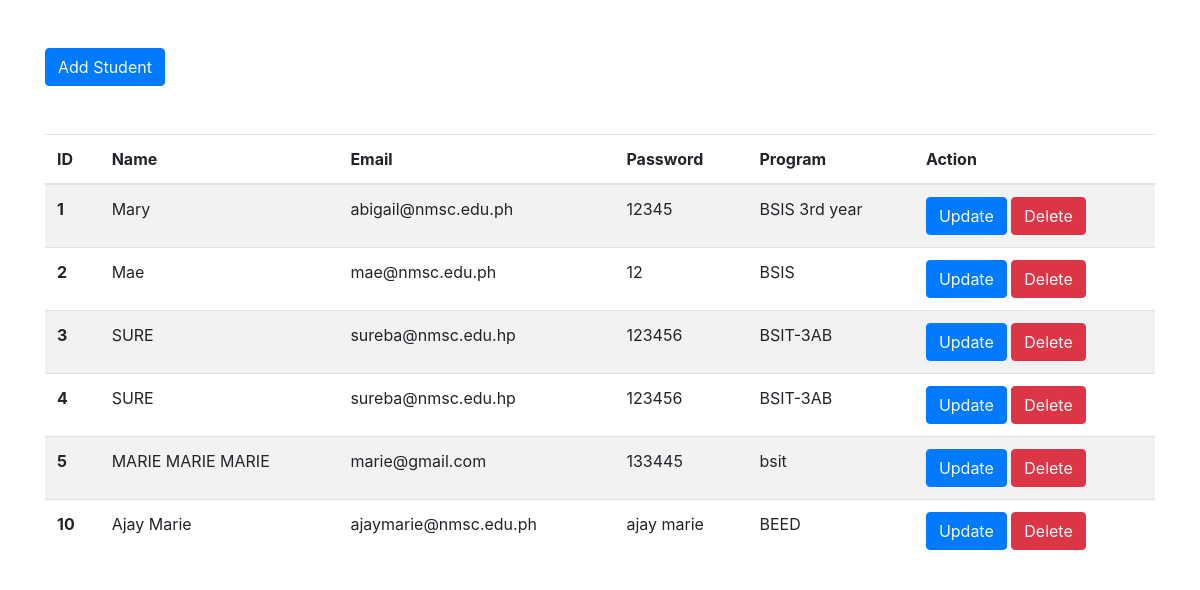
Screenshot of /display.php with the database file from the repository.
### tables this page shows
CREATE TABLE `students` (
  `id` int(11) NOT NULL,
  `name` varchar(50) NOT NULL,
  `email` varchar(55) NOT NULL,
  `password` varchar(55) NOT NULL,
  `program` varchar(30) NOT NULL
);

### display.php (the view, shortened to what this page needs)
<?php
include 'connect.php';
?>
<!DOCTYPE html>
<html lang="en">
<head>
    <link rel="stylesheet" href="https://cdn.jsdelivr.net/npm/bootstrap@4.0.0/dist/css/bootstrap.min.css">
</head>
<body>
    <div class="container">
        <button class="btn btn-primary my-5"><a href="student.php" class="text-light"> Add Student</a>
    </button>
    <table class="table table-striped">
  <thead>
    <tr>
      <th scope="col">ID</th>
      <th scope="col">Name</th>
      <th scope="col">Email</th>
      <th scope="col">Password</th>
      <th scope="col">Program</th>
      <th scope="col">Action</th>
    </tr>
  </thead>
  <tbody>
  <?php
  $sqli = "Select * from `students`";
  $result = mysqli_query($con, $sqli);
  if ($result) {
    while($row=mysqli_fetch_assoc($result)){
        $id=$row['id'];
        $name=$row['name'];
        $email=$row['email'];
        $password=$row['password'];
        $program=$row['program'];
        echo '<tr>
      <th scope="row">'.$id.'</th>
      <td>'.$name.'</td>
      <td>'.$email.'</td>
      <td>'.$password.'</td>
      <td>'.$program.'</td>
      <td>
        <button class="btn btn-primary"><a href="update.php? updateid='.$id.'"
        class="text-light">Update</a></button>
        <button class="btn btn-danger"><a href="delete.php? deleteid='.$id.'"
        class="text-light">Delete</a></button>
    </td>
    </tr>';
    }
  }
  ?>
  </tbody>
</table>
    </div>
</body>
</html>

### rows the page displays
students: id "1", name "Mary", email "abigail@nmsc.edu.ph", password "12345", program "BSIS 3rd year"
students: id "2", name "Mae", email "mae@nmsc.edu.ph", password "12", program "BSIS"
students: id "3", name "SURE", email "sureba@nmsc.edu.hp", password "123456", program "BSIT-3AB"
students: id "4", name "SURE", email "sureba@nmsc.edu.hp", password "123456", program "BSIT-3AB"
students: id "5", name "MARIE MARIE MARIE", email "marie@gmail.com", password "133445", program "bsit"
students: id "10", name "Ajay Marie", email "ajaymarie@nmsc.edu.ph", password "ajay marie", program "BEED"
